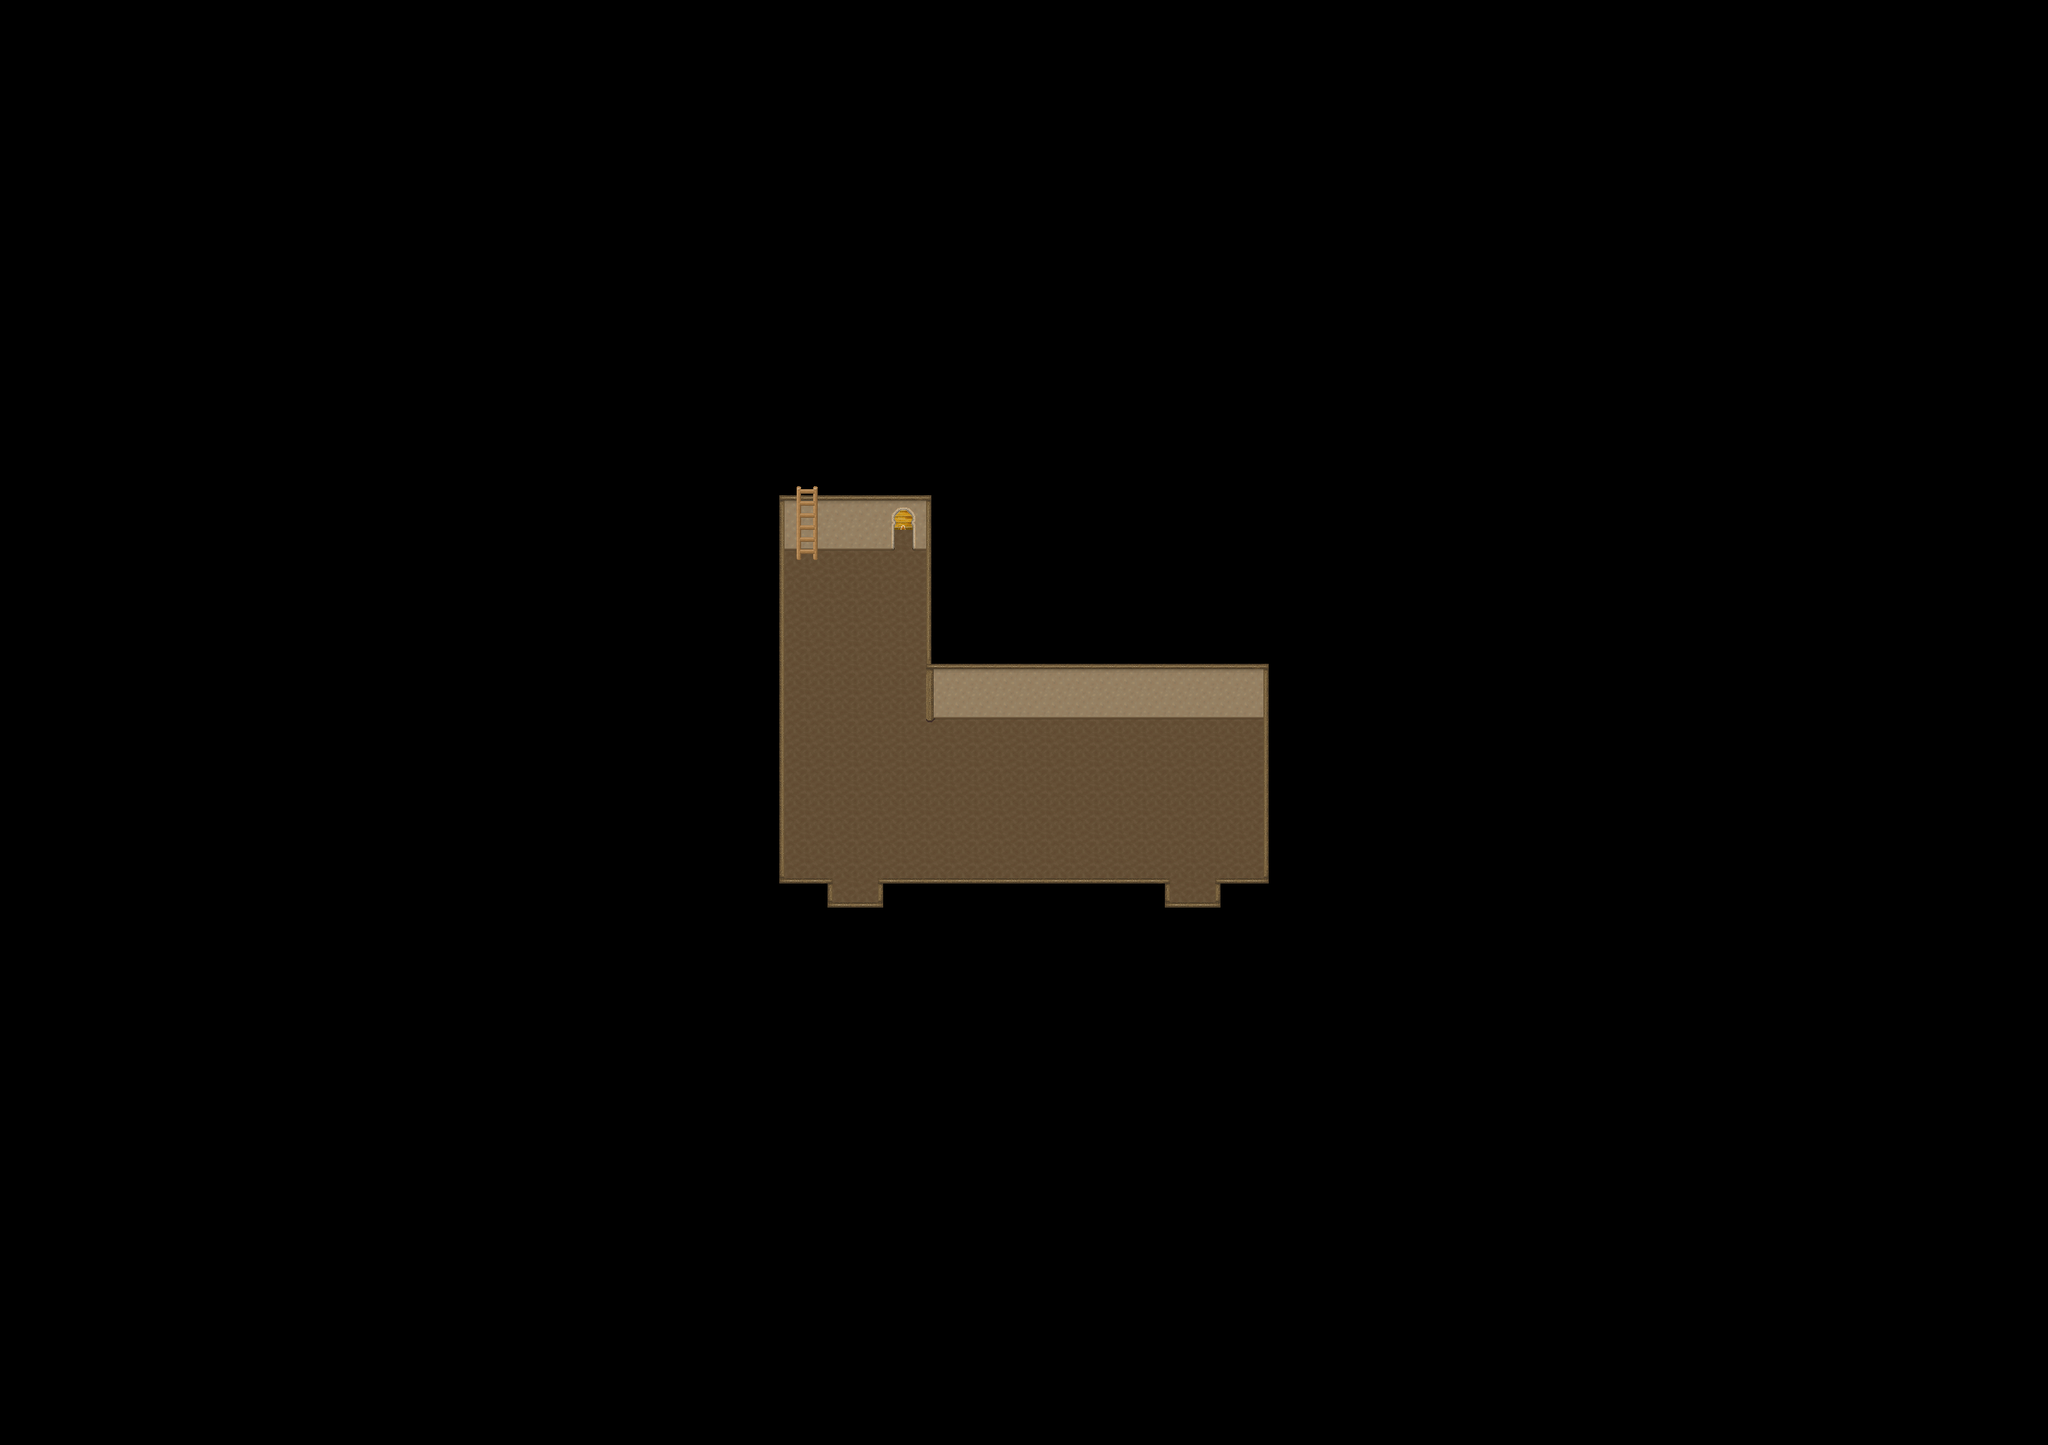

Tiled map render using the project's own tile images. Description and the map definition, with tile-layer contents summarised, below:
An orthogonal 85x60 tile map with 32x32 px tiles, 7 tile layers (Ground, Ground 2, Ground 3, Fringe, ...), 2 hidden layers not drawn, 11 tilesets and 4 objects (4x warp).

<map version="1.4" tiledversion="1.4.1" orientation="orthogonal" renderorder="right-down" compressionlevel="0" width="85" height="60" tilewidth="32" tileheight="32" infinite="0" nextlayerid="11" nextobjectid="23">
 <properties>
  <property name="license" value="CC BY-SA 3.0" />
  <property name="manaplus version" value="2" />
  <property name="minimap" value="graphics/minimaps/020-2-20.png" />
  <property name="music" value="faith.ogg" />
  <property name="name" value="Tulimshar Inn" />
 </properties>
 <tileset firstgid="1" name="Collision" tilewidth="32" tileheight="32" tilecount="9" columns="3">
  <image source="../graphics/tilesets/collision.png" width="96" height="96" />
 </tileset>
 <tileset firstgid="10" name="desert-ground" tilewidth="32" tileheight="32" tilecount="256" columns="16">
  <image source="../graphics/tilesets/desert-ground.png" width="512" height="512" />
 </tileset>
 <tileset firstgid="266" name="desert-accessory" tilewidth="32" tileheight="32" tilecount="128" columns="16">
  <image source="../graphics/tilesets/desert-accessory.png" width="512" height="256" />
 </tileset>
 <tileset firstgid="394" name="desert-hut-indoor" tilewidth="32" tileheight="32" tilecount="160" columns="16">
  <image source="../graphics/tilesets/desert-hut-indoor.png" width="512" height="320" />
 </tileset>
 <tileset firstgid="554" name="desert-hut-indoor-accessory-x1x2" tilewidth="32" tileheight="64" tilecount="32" columns="8">
  <image source="../graphics/tilesets/desert-hut-indoor-accessory-x1x2.png" width="256" height="256" />
 </tileset>
 <tileset firstgid="586" name="desert-hut-indoor-accessory-x1x3" tilewidth="32" tileheight="96" tilecount="27" columns="9">
  <image source="../graphics/tilesets/desert-hut-indoor-accessory-x1x3.png" width="288" height="288" />
 </tileset>
 <tileset firstgid="613" name="desert-hut-indoor-accessory" tilewidth="32" tileheight="32" tilecount="64" columns="8">
  <image source="../graphics/tilesets/desert-hut-indoor-accessory.png" width="256" height="256" />
 </tileset>
 <tileset firstgid="677" name="hurns-indoor-accessory" tilewidth="32" tileheight="32" tilecount="128" columns="8">
  <image source="../graphics/tilesets/hurns-indoor-accessory.png" width="256" height="512" />
 </tileset>
 <tileset firstgid="805" name="sunlight-x4x4" tilewidth="128" tileheight="128" tilecount="4" columns="4">
  <image source="../graphics/tilesets/sunlight-x4x4.png" width="512" height="128" />
  <tile id="0">
   <animation>
    <frame tileid="0" duration="5000" />
    <frame tileid="1" duration="200" />
    <frame tileid="2" duration="200" />
    <frame tileid="3" duration="500" />
    <frame tileid="2" duration="200" />
    <frame tileid="1" duration="200" />
   </animation>
  </tile>
  <tile id="1">
   <animation>
    <frame tileid="1" duration="100" />
    <frame tileid="0" duration="5000" />
    <frame tileid="1" duration="200" />
    <frame tileid="2" duration="200" />
    <frame tileid="3" duration="500" />
    <frame tileid="2" duration="200" />
    <frame tileid="1" duration="100" />
   </animation>
  </tile>
  <tile id="2">
   <animation>
    <frame tileid="1" duration="200" />
    <frame tileid="0" duration="5000" />
    <frame tileid="1" duration="200" />
    <frame tileid="2" duration="200" />
    <frame tileid="3" duration="500" />
    <frame tileid="2" duration="200" />
   </animation>
  </tile>
 </tileset>
 <tileset firstgid="809" name="level-number" tilewidth="32" tileheight="32" tilecount="16" columns="16">
  <image source="../graphics/tilesets/level-number.png" width="512" height="32" />
 </tileset>
 <tileset firstgid="825" name="desert-castle-indoor" tilewidth="32" tileheight="32" tilecount="512" columns="16">
  <image source="../graphics/tilesets/desert-castle-indoor.png" width="512" height="1024" />
 </tileset>
 <layer id="1" name="Ground" width="85" height="60">
  <data>[5100 cells, 5100 non-empty, 4 distinct tile ids]</data>
 </layer>
 <layer id="2" name="Ground 2" width="85" height="60">
  <data>[5100 cells, 43 non-empty, 4 distinct tile ids]</data>
 </layer>
 <layer id="3" name="Ground 3" width="85" height="60">
  <data>[5100 cells, 4 non-empty, 3 distinct tile ids]</data>
 </layer>
 <layer id="4" name="Fringe" width="85" height="60">
  <data>[5100 cells, 1 non-empty, 1 distinct tile ids]</data>
 </layer>
 <layer id="5" name="Over" width="85" height="60">
  <data>[5100 cells, 132 non-empty, 10 distinct tile ids]</data>
 </layer>
 <layer id="6" name="Over 2" width="85" height="60">
  <data>[5100 cells, 2 non-empty, 2 distinct tile ids]</data>
 </layer>
 <layer id="7" name="Over 3" width="85" height="60">
  <data>[5100 cells, 0 non-empty, 0 distinct tile ids]</data>
 </layer>
 <layer id="8" name="Collision" width="85" height="60" visible="0">
  <data>[5100 cells, 4885 non-empty, 1 distinct tile ids]</data>
 </layer>
 <layer id="9" name="Heights" width="85" height="60" visible="0">
  <data>[5100 cells, 0 non-empty, 0 distinct tile ids]</data>
 </layer>
 <objectgroup id="10" name="Object" visible="0">
  <object id="14" name="To Tulimshar" type="warp" x="1568" y="1216" width="32" height="32">
   <properties>
    <property name="dest_map" value="020-1" />
    <property name="dest_x" value="202" />
    <property name="dest_y" value="169" />
   </properties>
  </object>
  <object id="20" name="To Tulimshar" type="warp" x="1120" y="1216" width="32" height="32">
   <properties>
    <property name="dest_map" value="020-1" />
    <property name="dest_x" value="194" />
    <property name="dest_y" value="169" />
   </properties>
  </object>
  <object id="21" name="To Tulimshar Inn First Floor" type="warp" x="1056" y="704" width="32" height="32">
   <properties>
    <property name="dest_map" value="020-2-24" />
    <property name="dest_x" value="32" />
    <property name="dest_y" value="24" />
   </properties>
  </object>
  <object id="22" name="To Tulimshar Inn Basement" type="warp" x="1184" y="672" width="32" height="32">
   <properties>
    <property name="dest_map" value="020-2-34" />
    <property name="dest_x" value="37" />
    <property name="dest_y" value="41" />
   </properties>
  </object>
 </objectgroup>
</map>
